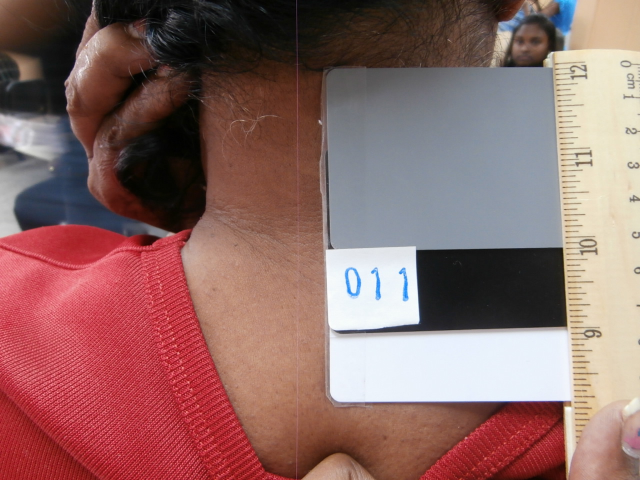
#> input picture Sample_Pics/11.JPG, 1280 x 960 px, found by its file name (shown at 1/2 size)
$ python get_Pxs_frm_Img.py
#> lines starting #> are read from the running program, lines starting #| are printed output that depends on the picture; after the words box and inside, x2 and y2 are one past the last pixel; in counts of white or black regions, pixels touching at a corner belong together; long printed decimals are rounded
### SkinToneImg.py
#import the necessary packages
#import imutils
import numpy as np
import argparse
import cv2

def skinTone(pic_path):

    # construct the argument parse and parse the arguments
#> called with pic_path = 'Sample_Pics/11.jpg'
    ap = argparse.ArgumentParser()
    ap.add_argument("-i", "--image", help="path to the image file", default=pic_path)

    args = vars(ap.parse_args())

    # define the upper and lower boundaries of the HSV pixel
    # intensities to be considered 'skin'
    lower = np.array([3, 15, 10], dtype="uint8")
    upper = np.array([20, 255, 255], dtype="uint8")

    #load image
    image = cv2.imread(args["image"])
#> image is the input picture: shape (960, 1280, 3); mean B, G, R 102.3, 105, 142.2
    # resize the image to a reasonable width for display (optional)
    image = cv2.resize(image, (300, 300))
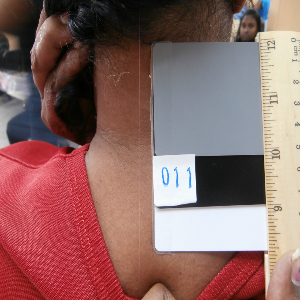
#> image: shape (300, 300, 3); mean B, G, R 102.2, 104.9, 142.1

    # convert the image to the HSV color space
    converted = cv2.cvtColor(image, cv2.COLOR_BGR2HSV)
#> converted: shape (300, 300, 3); mean H, S, V 70.3, 93.2, 147

    # determine the HSV pixel intensities that fall into
    # the specified upper and lower boundaries
    skinMask = cv2.inRange(converted, lower, upper)
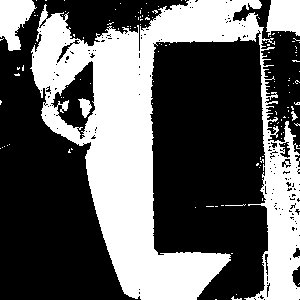
#> skinMask: shape (300, 300); 38.2% white; 130 white regions (124 under 20 px), largest, box (x1, y1, x2, y2) and area: (30, 0, 300, 300) 31639, (0, 0, 37, 51) 1159, (266, 0, 300, 37) 1011, (78, 98, 92, 118) 156, (291, 111, 298, 121) 33, (225, 204, 246, 206) 21
    # apply a series of erosions and dilations to the mask
    # using an elliptical kernel
    kernel = cv2.getStructuringElement(cv2.MORPH_ELLIPSE, (11, 11))
    skinMask = cv2.erode(skinMask, kernel, iterations=2)
#> skinMask: shape (300, 300); 13% white; 7 white regions (1 under 20 px), largest, box (x1, y1, x2, y2) and area: (96, 44, 213, 300) 9434, (161, 0, 219, 33) 916, (0, 0, 24, 27) 436, (278, 0, 300, 24) 434, (278, 224, 289, 300) 394, (42, 32, 55, 71) 94
    skinMask = cv2.dilate(skinMask, kernel, iterations=2)
#> skinMask: shape (300, 300); 26.9% white; 6 white regions
    # blur the mask to help remove noise
    skinMask = cv2.GaussianBlur(skinMask, (3, 3), 0)

    # apply the mask to the original image
    skin = cv2.bitwise_and(image, image, mask=skinMask)
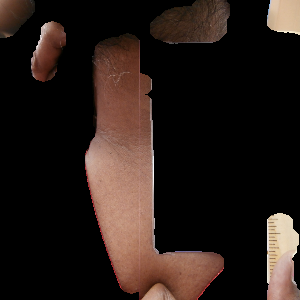
#> skin: shape (300, 300, 3); mean B, G, R 23.8, 28.4, 39.6

    #This was just to test
    # display the original image and the skin-detected image side by side
    #cv2.imshow("Original Image", image)
    #cv2.imshow("Skin Detection", np.hstack([image, skin]))
    #cv2.waitKey(0)
    #cv2.destroyAllWindows()

    # Find contours in the skin mask
    contours, _ = cv2.findContours(skinMask, cv2.RETR_EXTERNAL, cv2.CHAIN_APPROX_SIMPLE)
#> contours = 6 contours; box (x1, y1, x2, y2) and area: (85, 33, 224, 300) 16728, (150, 0, 230, 44) 2680, (267, 213, 300, 300) 2334, (31, 21, 66, 82) 1399, (267, 0, 300, 35) 961, (0, 0, 35, 38) 942
    # Initialize a list to store bounding boxes of non-black/skin regions
    non_black_boxes = []

    # Loop over the contours
    for contour in contours:
        # Get bounding box for each contour
        x, y, w, h = cv2.boundingRect(contour)

        # Filter out small bounding boxes (adjust the threshold as needed)
        # The number is essentially in pixels
        # 100 is an industry standard in image processing
        if cv2.contourArea(contour) > 100:
            non_black_boxes.append((x, y, w, h))
#> this loop made 6 passes
#> (x, y, w, h) on passes 1 to 6: (267, 213, 33, 87), (85, 33, 139, 267), (31, 21, 35, 61), (267, 0, 33, 35), (150, 0, 80, 44), (0, 0, 35, 38)
#> after the loop, non_black_boxes = [(267, 213, 33, 87), (85, 33, 139, 267), (31, 21, 35, 61), (267, 0, 33, 35), (150, 0, 80, 44), (0, 0, 35, 38)]

    # Create a copy of the original skin image
    skin_cropped = skin.copy()

    # Draw bounding boxes on the copy
    # This only draws the reactangle bounding boxes
    for box in non_black_boxes:
        x, y, w, h = box
        #img output,upper left, lower right, BGR Color, thickness
        cv2.rectangle(skin_cropped, (x, y), (x + w, y + h), (0, 255, 0), 2)
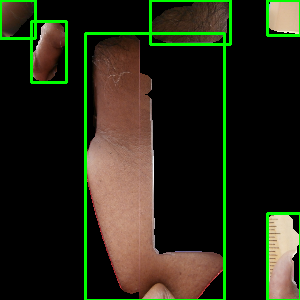
#> skin_cropped: shape (300, 300, 3); 4.97% of pixels changed, all inside (x1, y1, x2, y2) = (0, 0, 300, 300)

    # Determine Largest Contour
    # Get largest contour
    largest_contour = max(contours, key=cv2.contourArea)
#> largest_contour = contour of 179 points, box (x1, y1, x2, y2) (85, 33, 224, 300), area 16728
    largest_contour_mask = np.zeros_like(skinMask)
    cv2.drawContours(largest_contour_mask, [largest_contour], 0, 255, thickness=cv2.FILLED)
#> largest_contour_mask: shape (300, 300); 19% white; 1 white region, box (x1, y1, x2, y2) and area: (85, 33, 224, 300) 17077

    # Apply the mask to the original image
    largest_contour_image = cv2.bitwise_and(image, image, mask=largest_contour_mask)
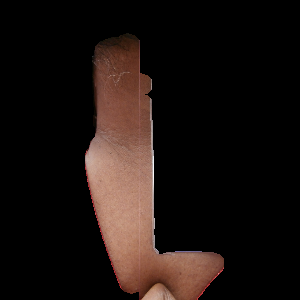
#> largest_contour_image: shape (300, 300, 3); mean B, G, R 15.4, 18.6, 27.3

    #This specifically writes the image to a file called skin1.png
    cv2.imwrite('skin1.png',largest_contour_image)

    # [11 lines of commented-out code are left out]

### getRandoPxVals.py
import cv2
import numpy as np
import random
import math

RGB_SCALE = 255
CMYK_SCALE = 100

def sRGBtoLinearRGB(c):
    if c <= 0.04045:
        return c / 12.92
    else:
        return ((c + 0.055) / 1.055) ** 2.4

def rgb_to_cmyk(r, g, b):
    if (r, g, b) == (0, 0, 0):
        # black
        return 0, 0, 0, CMYK_SCALE

    # rgb [0,255] -> cmy [0,1]
    c = 1 - r / RGB_SCALE
    m = 1 - g / RGB_SCALE
    y = 1 - b / RGB_SCALE

    # extract out k [0, 1]
    min_cmy = min(c, m, y)
    c = (c - min_cmy) / (1 - min_cmy)
    m = (m - min_cmy) / (1 - min_cmy)
    y = (y - min_cmy) / (1 - min_cmy)
    k = min_cmy

    # rescale to the range [0,CMYK_SCALE]
    return int(c * CMYK_SCALE), int(m * CMYK_SCALE), int(y * CMYK_SCALE), int(k * CMYK_SCALE)

def rgbToLab(r, g, b) :
    r = r / 255
    g = g / 255
    b = b / 255

    if r > 0.04045:
        r = (r + 0.055) / 1.055 ** 2.4
    else:
        r = r / 12.92

    if g > 0.04045:
        g = (g + 0.055) / 1.055 ** 2.4
    else:
        g = g / 12.92

    if b > 0.04045:
        b = (b + 0.055) / 1.055 ** 2.4
    else:
        b = b / 12.92

    x = (r * 0.4124 + g * 0.3576 + b * 0.1805) / 0.95047
    y = (r * 0.2126 + g * 0.7152 + b * 0.0722) / 1.00000
    z = (r * 0.0193 + g * 0.1192 + b * 0.9505) / 1.08883

    if x > 0.008856:
        x = x ** (1 / 3)
    else:
        x = (7.787 * x) + 16 / 116
    if y > 0.008856:
        y = y ** (1 / 3)
    else:
        y = (7.787 * y) + 16 / 116
    if z > 0.008856:
        z = z ** (1 / 3)
    else:
        z = (7.787 * z) + 16 / 116

    return f"{(116 * y) - 16:.5f},{500 * (x - y):.5f},{200 * (y - z):.5f}"

def rgbToHsv(r, g, b):
    rabs = r / 255
    gabs = g / 255
    babs = b / 255
    v = max(rabs, gabs, babs)
    diff = v - min(rabs, gabs, babs)
    diffc = lambda c: (v - c) / 6 / diff + 1 / 2
    percentRoundFn = lambda num: round(num * 100) / 100
    if diff == 0:
        h = s = 0
    else:
        s = diff / v
        rr = diffc(rabs)
        gg = diffc(gabs)
        bb = diffc(babs)
        if rabs == v:
            h = bb - gg
        elif gabs == v:
            h = (1 / 3) + rr - bb
        elif babs == v:
            h = (2 / 3) + gg - rr
        if h < 0:
            h += 1
        elif h > 1:
            h -= 1
    return f"{round(h * 360)},{percentRoundFn(s * 100)},{percentRoundFn(v * 100)}"

def rgbToLuminance(r, g, b):
      return (((0.2126*r/255)+(0.7152*g/255)+(0.0722*b/255))*100)

def temperature2rgb(kelvin):
    temperature = kelvin / 100.0
    if temperature < 66.0:
        red = 255
    else:
        red = temperature - 55.0
        red = 351.97690566805693 + 0.114206453784165 * red - 40.25366309332127 * math.log(red)
        if red < 0:
            red = 0
        if red > 255:
            red = 255
    if temperature < 66.0:
        green = temperature - 2
        green = -155.25485562709179 - 0.44596950469579133 * green + 104.49216199393888 * math.log(green)
        if green < 0:
            green = 0
        if green > 255:
            green = 255
    else:
        green = temperature - 50.0
        green = 325.4494125711974 + 0.07943456536662342 * green - 28.0852963507957 * math.log(green)
        if green < 0:
            green = 0
        if green > 255:
            green = 255
    if temperature >= 66.0:
        blue = 255
    else:
        if temperature <= 20.0:
            blue = 0
        else:
            blue = temperature - 10
            blue = -254.76935184120902 + 0.8274096064007395 * blue + 115.67994401066147 * math.log(blue)
            if blue < 0:
                blue = 0
            if blue > 255:
                blue = 255
    return {"red": round(red), "blue": round(blue), "green": round(green)}

def rgbToTemperature(r, g, b):
    epsilon = 0.4
    minTemperature = 1000
    maxTemperature = 40000
    while maxTemperature - minTemperature > epsilon:
        temperature = (maxTemperature + minTemperature) / 2
        testRGB = temperature2rgb(temperature)
        if (testRGB["blue"] / testRGB["red"]) >= (b / r):
            maxTemperature = temperature
        else:
            minTemperature = temperature
    return round(temperature)

def rgbToRyb(r, g, b):
    # Remove the whiteness from the color.
    w = min(r, g, b)
    r -= w
    g -= w
    b -= w

    mg = max(r, g, b)

    # Get the yellow out of the red+green.
    y = min(r, g)
    r -= y
    g -= y

    # If this unfortunate conversion combines blue and green, then cut each in
    # half to preserve the value's maximum range.
    if b and g:
        b /= 2.0
        g /= 2.0

    # Redistribute the remaining green.
    y += g
    b += g

    # Normalize to values.
    my = max(r, y, b)
    if my:
        n = mg / my
        r *= n
        y *= n
        b *= n

    # Add the white back in.
    r += w
    y += w
    b += w

    # And return back the ryb typed accordingly.
    return str(int(r)) + "," + str(int(y)) + "," + str(int(b))

def rgbToXyz(r, g, b):
    r = sRGBtoLinearRGB(r / 255)
    g = sRGBtoLinearRGB(g / 255)
    b = sRGBtoLinearRGB(b / 255)

    X = 0.4124 * r + 0.3576 * g + 0.1805 * b
    Y = 0.2126 * r + 0.7152 * g + 0.0722 * b
    Z = 0.0193 * r + 0.1192 * g + 0.9505 * b

    return str(int(X * 100)) + "," + str(int(Y * 100)) + "," + str(int(Z * 100))

#0<--Blk+++White-->255

def getPixels(file_path):
#> called with file_path = 'skin1.png'
    img = cv2.imread(file_path)

    imgW = np.size(img,1)
#> imgW = 300
    imgH = np.size(img,0)
#> imgH = 300

    #print(imgW)
    #print(imgH)

    randoW = []
    randoH = []
    pxlArray = []
    grayPixels = []

    count = 0
    #Set sample size
    n = 10
    #Sample pixels
    #While at the same yime eliminating the wholly black pixels.
    while count != n:
        for i in range(0,n):
            h = random.randint(1,imgH-1)
            w = random.randint(1,imgW-1)
            if(np.any(img[h,w])!=0):
                randoW.append(w)
                randoH.append(h)
                count = count + 1
            else:
                break
#> after the loop, count = 10; randoH = [49, 267, 253, 281, 281, 149, 97, 121, 253, 172]; randoW = [129, 134, 171, 171, 148, 95, 96, 111, 183, 98]

    for i in range(0,n):
        pxlArray.append(img[randoH[i], randoW[i]])
        grayPixels.append(int(sum(pxlArray[i])//3))
#> after the loop, grayPixels = [43, 100, 117, 75, 57, 144, 42, 94, 119, 159]; pxlArray = [[22, 37, 70], [66, 88, 147], [102, 112, 137], [46, 64, 116], [31, 47, 94], [123, 136, 174], [24, 34, 69], [66, 82, 136], [98, 111, 148], [133, 151, 193]]

    #print(grayPixels)
    #print(np.argmax(grayPixels))
    #print(np.argmin(grayPixels))

    minPxVal = np.argmin(grayPixels)
#> minPxVal = 6
    maxPxVal = np.argmax(grayPixels)
#> maxPxVal = 9

    #print(pxlArray[minPxVal])
    #print(pxlArray[maxPxVal])

    #The hyperpigmented/darker skin
    r_min=pxlArray[minPxVal][0]
#> r_min = 24
    g_min=pxlArray[minPxVal][1]
#> g_min = 34
    b_min=pxlArray[minPxVal][2]
#> b_min = 69

    #The "Normal" skin tone
    r_max=pxlArray[maxPxVal][0]
#> r_max = 133
    g_max=pxlArray[maxPxVal][1]
#> g_max = 151
    b_max=pxlArray[maxPxVal][2]
#> b_max = 193

    print("CMYK -","Hyper ", rgb_to_cmyk(r_min,g_min,b_min),"       Normal ",rgb_to_cmyk(r_max,g_max,b_max))
#> in rgb_to_cmyk, `c = 1 - r / RGB_SCALE`: c = 0.906
#> in rgb_to_cmyk, `m = 1 - g / RGB_SCALE`: m = 0.867
#> in rgb_to_cmyk, `y = 1 - b / RGB_SCALE`: y = 0.729
#> in rgb_to_cmyk, `c = (c - min_cmy) / (1 - min_cmy)`: c = 0.652
#> in rgb_to_cmyk, `m = (m - min_cmy) / (1 - min_cmy)`: m = 0.507
#> in rgb_to_cmyk, `y = (y - min_cmy) / (1 - min_cmy)`: y = 0
#> in rgb_to_cmyk, `k = min_cmy`: k = 0.729
#| CMYK - Hyper  (65, 50, 0, 72)        Normal  (31, 21, 0, 24)
    print("Lab  -","Hyper ", rgbToLab(r_min,g_min,b_min),"          Normal ",rgbToLab(r_max,g_max,b_max))
#> in rgbToLab, `r = r / 255`: r = 0.0941
#> in rgbToLab, `g = g / 255`: g = 0.133
#> in rgbToLab, `b = b / 255`: b = 0.271
#> in rgbToLab, `r = (r + 0.055) / 1.055 ** 2.4`: r = 0.131
#> in rgbToLab, `g = (g + 0.055) / 1.055 ** 2.4`: g = 0.166
#> in rgbToLab, `b = (b + 0.055) / 1.055 ** 2.4`: b = 0.286
#> in rgbToLab, `x = (r * 0.4124 + g * 0.3576 + b * 0.1805) / 0.95047`: x = 0.174
#> in rgbToLab, `y = (r * 0.2126 + g * 0.7152 + b * 0.0722) / 1.00000`: y = 0.167
#> in rgbToLab, `z = (r * 0.0193 + g * 0.1192 + b * 0.9505) / 1.08883`: z = 0.27
#> in rgbToLab, `x = x ** (1 / 3)`: x = 0.558
#> in rgbToLab, `y = y ** (1 / 3)`: y = 0.551
#> in rgbToLab, `z = z ** (1 / 3)`: z = 0.647
#| Lab  - Hyper  47.881,3.570,-19.192           Normal  79.976,0.8092,-11.644
    print("HSV  -","Hyper ", rgbToHsv(r_min,g_min,b_min),"          Normal ",rgbToHsv(r_max,g_max,b_max))
#> in rgbToHsv, `rabs = r / 255`: rabs = 0.0941
#> in rgbToHsv, `gabs = g / 255`: gabs = 0.133
#> in rgbToHsv, `babs = b / 255`: babs = 0.271
#> in rgbToHsv, `diff = v - min(rabs, gabs, babs)`: diff = 0.176
#> in rgbToHsv, `s = diff / v`: s = 0.652
#> in rgbToHsv, `rr = diffc(rabs)`: rr = 0.667
#> in rgbToHsv, `gg = diffc(gabs)`: gg = 0.63
#> in rgbToHsv, `bb = diffc(babs)`: bb = 0.5
#> in rgbToHsv, `h = (2 / 3) + gg - rr`: h = 0.63
#| HSV  - Hyper  227,65.22,27.06           Normal  222,31.09,75.69
    print("LUM  -","Hyper ", rgbToLuminance(r_min,g_min,b_min),"    Normal ",rgbToLuminance(r_max,g_max,b_max))
#| LUM  - Hyper  13.491     Normal  58.904
    print("TEMP -","Hyper ", rgbToTemperature(r_min,g_min,b_min),"  Normal ",rgbToTemperature(r_max,g_max,b_max))
#> the loop in rgbToTemperature (call 2), `while maxTemperature - minTemperature > epsilon:` made 17 passes
#> (testRGB, maxTemperature) on passes 1, 4, 5, 7, 9, 11: ({'red': 167, 'blue': 255, 'green': 196}, 20500), ({'red': 172, 'blue': 255, 'green': 199}, 18062.5), ({'red': 174, 'blue': 255, 'green': 201}, 16843.8), ({'red': 175, 'blue': 255, 'green': 201}, 16539.1), ({'red': 175, 'blue': 255, 'green': 201}, 16462.9), ({'red': 175, 'blue': 255, 'green': 201}, 16443.8)
#| TEMP - Hyper  40000   Normal  16432
    print("RYB  -","Hyper ", rgbToRyb(r_min,g_min,b_min),"          Normal ",rgbToRyb(r_max,g_max,b_max))
#> in rgbToRyb, `w = min(r, g, b)`: w = 24
#> in rgbToRyb, `r -= w`: r = 0
#> in rgbToRyb, `g -= w`: g = 10
#> in rgbToRyb, `b -= w`: b = 45
#> in rgbToRyb, `y = min(r, g)`: y = 0
#> in rgbToRyb, `b /= 2.0`: b = 22.5
#> in rgbToRyb, `g /= 2.0`: g = 5
#> in rgbToRyb, `b += g`: b = 27.5
#> in rgbToRyb, `n = mg / my`: n = 1.64
#> in rgbToRyb, `y *= n`: y = 8.18
#> in rgbToRyb, `b *= n`: b = 45
#> in rgbToRyb, `r += w`: r = 24
#> in rgbToRyb, `y += w`: y = 32.18
#> in rgbToRyb, `b += w`: b = 69
#| RYB  - Hyper  24,32,69           Normal  133,146,193
    print("XYZ  -","Hyper ", rgbToXyz(r_min,g_min,b_min),"          Normal ",rgbToXyz(r_max,g_max,b_max))
#> in rgbToXyz, `r = sRGBtoLinearRGB(r / 255)`: r = 0.00913
#> in rgbToXyz, `g = sRGBtoLinearRGB(g / 255)`: g = 0.016
#> in rgbToXyz, `b = sRGBtoLinearRGB(b / 255)`: b = 0.0595
#> in rgbToXyz, `X = 0.4124 * r + 0.3576 * g + 0.1805 * b`: X = 0.0202
#> in rgbToXyz, `Y = 0.2126 * r + 0.7152 * g + 0.0722 * b`: Y = 0.0177
#> in rgbToXyz, `Z = 0.0193 * r + 0.1192 * g + 0.9505 * b`: Z = 0.0586
#| XYZ  - Hyper  2,1,5           Normal  30,30,54

    window_size = 3
    #The center value is the centre-point of the selected pixel
    #minPxVal is the location of the darkest pixel in the array
    #It is the result of the
    center = (randoW[minPxVal],randoH[minPxVal])
#> center = (96, 97)
    region = cv2.getRectSubPix(img, (window_size, window_size), center)
    resize = cv2.resize(region,(400,400),interpolation=cv2.INTER_CUBIC)
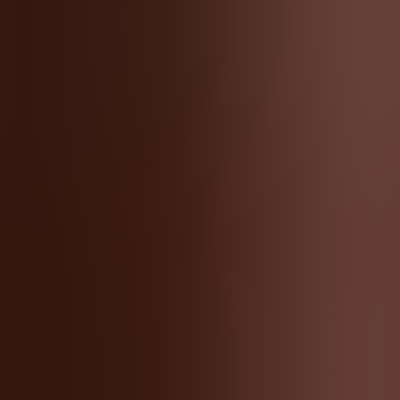
#> resize: shape (400, 400, 3); mean of channels 0, 1, 2 30.2, 39.2, 73.1; drawn as B, G, R
    cv2.imshow("Darker", resize)

    center2 = (randoW[maxPxVal],randoH[maxPxVal])
#> center2 = (98, 172)
    region2 = cv2.getRectSubPix(img, (window_size, window_size), center2)
    resize2 = cv2.resize(region2,(400,400),interpolation=cv2.INTER_CUBIC)
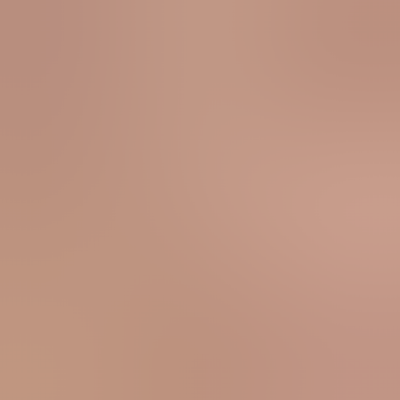
#> resize2: shape (400, 400, 3); mean of channels 0, 1, 2 130.7, 148.6, 191.1; drawn as B, G, R
    cv2.imshow("Lighter", resize2)

    cv2.waitKey(0)
    cv2.destroyAllWindows()


#filename = ''
#getPixels(filename)

### get_Pxs_frm_Img.py
from getRandoPxVals import getPixels
from SkinToneImg import skinTone

#Select a pic form the Sample folder.
#The output should print to the terminal.
#The image skin1.png is produced to show the cropped region.
path_to_pic = 'Sample_Pics/11.jpg'
skinTone(path_to_pic)

filename = 'skin1.png'
getPixels(filename)

$ run again, with Sample_Pics/1.JPG copied over Sample_Pics/11.JPG
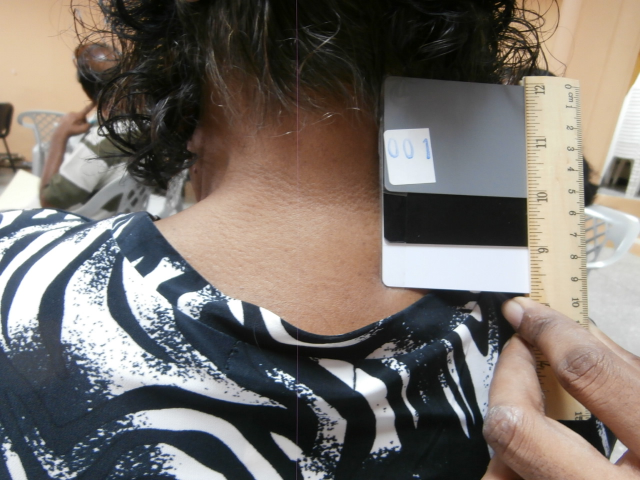
#> input picture Sample_Pics/1.JPG, 1280 x 960 px, found by its file name (shown at 1/2 size)
#> in skinTone, image is the input picture: shape (960, 1280, 3); mean B, G, R 107.7, 113.6, 120.6
#> image: shape (300, 300, 3)
#> converted: shape (300, 300, 3); mean H, S, V 50.3, 63.2, 127
#> contours = 4 contours; box (x1, y1, x2, y2) and area: (75, 40, 190, 211) 13498, (226, 178, 300, 300) 6358, (0, 0, 55, 73) 3162, (240, 0, 300, 68) 2944
#> the loop in skinTone, `for contour in contours:` made 4 passes
#> (x, y, w, h) on passes 1 to 4: (226, 178, 74, 122), (75, 40, 115, 171), (240, 0, 60, 68), (0, 0, 55, 73)
#> after the loop in skinTone, `for contour in contours:`: non_black_boxes = [(226, 178, 74, 122), (75, 40, 115, 171), (240, 0, 60, 68), (0, 0, 55, 73)]
#> the loop in skinTone, `for box in non_black_boxes:` made 4 passes
#> after the loop in skinTone, `for box in non_black_boxes:`:
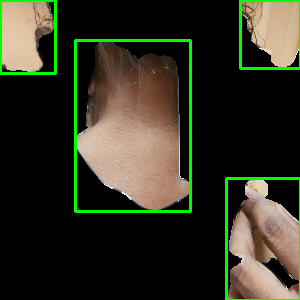
#> skin_cropped: shape (300, 300, 3); mean B, G, R 32.8, 49.2, 47.1
#> largest_contour = contour of 156 points, box (x1, y1, x2, y2) (75, 40, 190, 211), area 13498
#> largest_contour_mask: shape (300, 300); 15.2% white; 1 white region, box (x1, y1, x2, y2) and area: (75, 40, 190, 211) 13720
#> imgW = 300
#> after the loop in getPixels, `while count != n:`: count = 10; randoH = [208, 125, 198, 149, 97, 121, 172, 88, 64, 100]; randoW = [156, 167, 163, 95, 96, 111, 98, 171, 97, 95]
#> after the loop in getPixels, `for i in range(0,n):`: grayPixels = [135, 107, 139, 189, 58, 167, 176, 47, 25, 48]; pxlArray = [[103, 132, 171], [83, 101, 138], [108, 133, 177], [168, 188, 213], [42, 54, 79], [145, 164, 194], [153, 174, 203], [27, 44, 71], [13, 25, 39], [32, 44, 68]]
#> minPxVal = 8
#> maxPxVal = 3
#> r_min = 13
#> g_min = 25
#> b_min = 39
#> r_max = 168
#> g_max = 188
#> b_max = 213
#> in rgb_to_cmyk, `c = 1 - r / RGB_SCALE`: c = 0.949
#> in rgb_to_cmyk, `m = 1 - g / RGB_SCALE`: m = 0.902
#> in rgb_to_cmyk, `y = 1 - b / RGB_SCALE`: y = 0.847
#> in rgb_to_cmyk, `c = (c - min_cmy) / (1 - min_cmy)`: c = 0.667
#> in rgb_to_cmyk, `m = (m - min_cmy) / (1 - min_cmy)`: m = 0.359
#> in rgb_to_cmyk, `y = (y - min_cmy) / (1 - min_cmy)`: y = 0
#> k = 0.847
#| CMYK - Hyper  (66, 35, 0, 84)        Normal  (21, 11, 0, 16)
#> in rgbToLab, `r = r / 255`: r = 0.051
#> in rgbToLab, `g = g / 255`: g = 0.098
#> in rgbToLab, `b = b / 255`: b = 0.153
#> in rgbToLab, `r = (r + 0.055) / 1.055 ** 2.4`: r = 0.0932
#> in rgbToLab, `g = (g + 0.055) / 1.055 ** 2.4`: g = 0.135
#> in rgbToLab, `b = (b + 0.055) / 1.055 ** 2.4`: b = 0.183
#> in rgbToLab, `x = (r * 0.4124 + g * 0.3576 + b * 0.1805) / 0.95047`: x = 0.126
#> in rgbToLab, `y = (r * 0.2126 + g * 0.7152 + b * 0.0722) / 1.00000`: y = 0.129
#> in rgbToLab, `z = (r * 0.0193 + g * 0.1192 + b * 0.9505) / 1.08883`: z = 0.176
#> in rgbToLab, `x = x ** (1 / 3)`: x = 0.501
#> in rgbToLab, `y = y ** (1 / 3)`: y = 0.506
#> in rgbToLab, `z = z ** (1 / 3)`: z = 0.56
#| Lab  - Hyper  42.653,-2.283,-10.959           Normal  86.419,-1.092,-6.798
#> rabs = 0.051
#> gabs = 0.098
#> babs = 0.153
#> diff = 0.102
#> s = 0.667
#> gg = 0.59
#> bb = 0.5
#> in rgbToHsv, `h = (2 / 3) + gg - rr`: h = 0.59
#| HSV  - Hyper  212,66.67,15.29           Normal  213,21.13,83.53
#| LUM  - Hyper  9.200     Normal  72.766
#> the loop in rgbToTemperature (call 2), `while maxTemperature - minTemperature > epsilon:` made 17 passes
#> (testRGB, minTemperature) on passes 3, 4, 5, 6, 8: ({'red': 255, 'blue': 235, 'green': 241}, 5875), ({'red': 221, 'blue': 255, 'green': 230}, 8312.5), ({'red': 208, 'blue': 255, 'green': 222}, 9531.2), ({'red': 203, 'blue': 255, 'green': 219}, 10140.6), ({'red': 202, 'blue': 255, 'green': 218}, 10293)
#| TEMP - Hyper  40000   Normal  10318
#> in rgbToRyb, `w = min(r, g, b)`: w = 13
#> in rgbToRyb, `r -= w`: r = 0
#> in rgbToRyb, `g -= w`: g = 12
#> in rgbToRyb, `b -= w`: b = 26
#> in rgbToRyb, `y = min(r, g)`: y = 0
#> in rgbToRyb, `b /= 2.0`: b = 13
#> in rgbToRyb, `g /= 2.0`: g = 6
#> in rgbToRyb, `b += g`: b = 19
#> n = 1.37
#> in rgbToRyb, `y *= n`: y = 8.21
#> in rgbToRyb, `b *= n`: b = 26
#> in rgbToRyb, `r += w`: r = 13
#> in rgbToRyb, `y += w`: y = 21.21
#> in rgbToRyb, `b += w`: b = 39
#| RYB  - Hyper  13,21,39           Normal  168,181,213
#> in rgbToXyz, `r = sRGBtoLinearRGB(r / 255)`: r = 0.00402
#> in rgbToXyz, `g = sRGBtoLinearRGB(g / 255)`: g = 0.00972
#> in rgbToXyz, `b = sRGBtoLinearRGB(b / 255)`: b = 0.0203
#> X = 0.0088
#> Y = 0.00927
#> Z = 0.0205
#| XYZ  - Hyper  0,0,2           Normal  46,49,69
#> center = (97, 64)
#> center2 = (95, 149)
#> in getPixels, `resize2 = cv2.resize(region2,(400,400),interpolation=cv2.INTER_CUBIC)`:
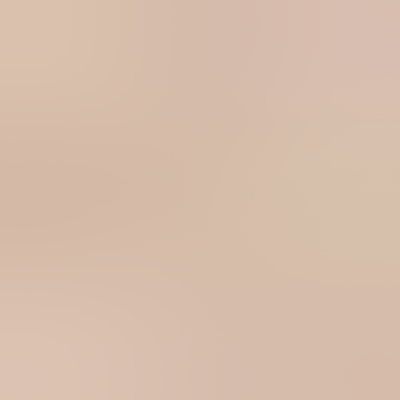
#> resize2: shape (400, 400, 3); mean of channels 0, 1, 2 171.1, 189.3, 214.7; drawn as B, G, R
